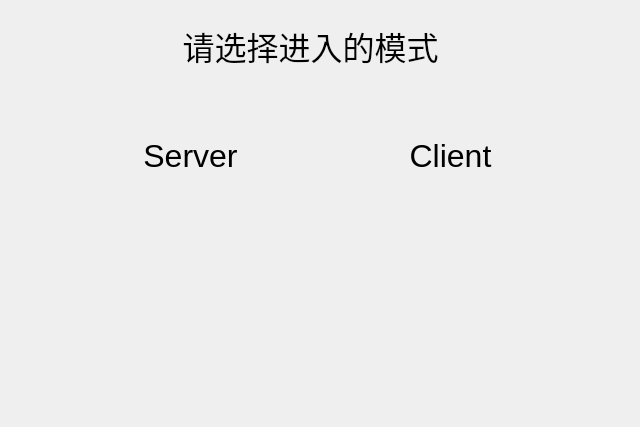
<?xml version="1.0" encoding="UTF-8"?>
<ui version="4.0">
 <class>StartPage</class>
 <widget class="QWidget" name="StartPage">
  <property name="geometry">
   <rect>
    <x>0</x>
    <y>0</y>
    <width>640</width>
    <height>427</height>
   </rect>
  </property>
  <property name="windowTitle">
   <string>Form</string>
  </property>
  <widget class="QLabel" name="label">
   <property name="geometry">
    <rect>
     <x>0</x>
     <y>0</y>
     <width>691</width>
     <height>481</height>
    </rect>
   </property>
   <property name="minimumSize">
    <size>
     <width>691</width>
     <height>481</height>
    </size>
   </property>
   <property name="maximumSize">
    <size>
     <width>691</width>
     <height>481</height>
    </size>
   </property>
   <property name="styleSheet">
    <string notr="true">background-image: url(:/images/pictures/landscape-ge31a3ab68_640.jpg);</string>
   </property>
   <property name="text">
    <string/>
   </property>
  </widget>
  <widget class="QPushButton" name="pushButton">
   <property name="geometry">
    <rect>
     <x>90</x>
     <y>110</y>
     <width>201</width>
     <height>91</height>
    </rect>
   </property>
   <property name="font">
    <font>
     <pointsize>24</pointsize>
    </font>
   </property>
   <property name="text">
    <string>Server</string>
   </property>
   <property name="flat">
    <bool>true</bool>
   </property>
  </widget>
  <widget class="QPushButton" name="pushButton_2">
   <property name="geometry">
    <rect>
     <x>350</x>
     <y>110</y>
     <width>201</width>
     <height>91</height>
    </rect>
   </property>
   <property name="font">
    <font>
     <pointsize>24</pointsize>
    </font>
   </property>
   <property name="text">
    <string>Client</string>
   </property>
   <property name="flat">
    <bool>true</bool>
   </property>
  </widget>
  <widget class="QLabel" name="label_2">
   <property name="geometry">
    <rect>
     <x>110</x>
     <y>10</y>
     <width>401</width>
     <height>71</height>
    </rect>
   </property>
   <property name="font">
    <font>
     <pointsize>24</pointsize>
    </font>
   </property>
   <property name="text">
    <string>请选择进入的模式</string>
   </property>
   <property name="alignment">
    <set>Qt::AlignCenter</set>
   </property>
  </widget>
 </widget>
 <resources/>
 <connections/>
</ui>
